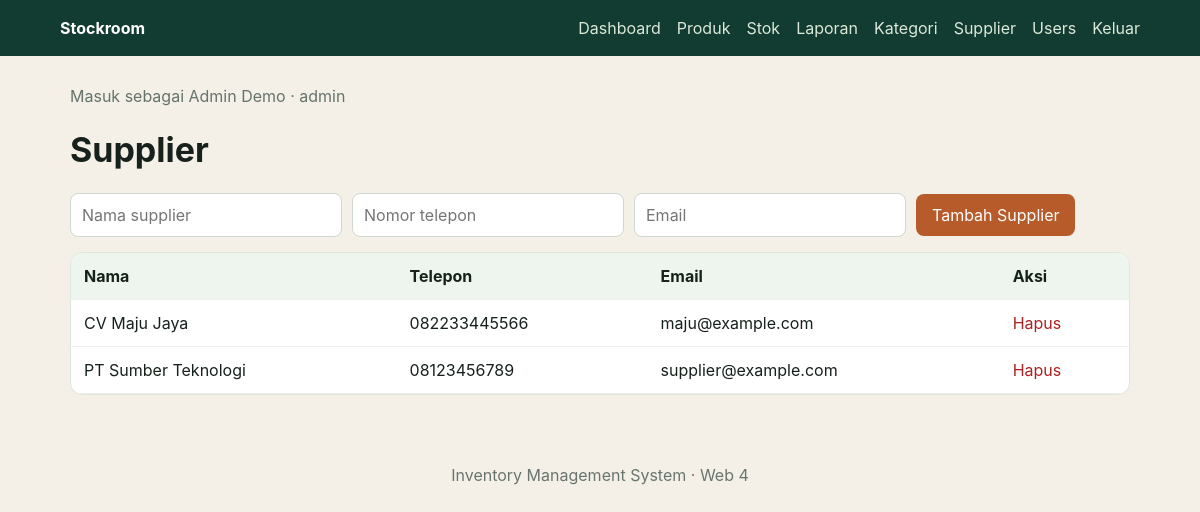
Screenshot of /suppliers/index.php (signed in) with the database file from the repository.
### tables this page shows
CREATE TABLE suppliers (id INT AUTO_INCREMENT PRIMARY KEY, name VARCHAR(150) NOT NULL, phone VARCHAR(30), email VARCHAR(150), created_at TIMESTAMP DEFAULT CURRENT_TIMESTAMP);

### config/database.php (called while the page is built)
<?php
function db(): PDO { static $pdo; if ($pdo) return $pdo; $host=getenv('DB_HOST')?:'127.0.0.1'; $name=getenv('DB_NAME')?:'inventory_db'; $user=getenv('DB_USER')?:'root'; $pass=getenv('DB_PASS')?:''; $pdo=new PDO("mysql:host=$host;dbname=$name;charset=utf8mb4",$user,$pass,[PDO::ATTR_ERRMODE=>PDO::ERRMODE_EXCEPTION,PDO::ATTR_DEFAULT_FETCH_MODE=>PDO::FETCH_ASSOC]); return $pdo; }

### public/suppliers/index.php (the view, shortened to what this page needs)
<?php
require_once __DIR__ . '/../../helpers/bootstrap.php';
$rows = db()->query(
    'SELECT * FROM suppliers ORDER BY id DESC'
)->fetchAll();
?>
<h1>Supplier</h1>
<form class="inline-form" method="post">
    <input
        type="text"
        name="name"
        placeholder="Nama supplier"
        required
    >
    <input
        type="text"
        name="phone"
        placeholder="Nomor telepon"
    >
    <input
        type="email"
        name="email"
        placeholder="Email"
    >
    <button type="submit">Tambah Supplier</button>
</form>
<table>
    <thead>
        <tr>
            <th>Nama</th>
            <th>Telepon</th>
            <th>Email</th>
            <th>Aksi</th>
        </tr>
    </thead>
    <tbody>
        <?php foreach ($rows as $row): ?>
            <tr>
                <td><?= e($row['name']) ?></td>
                <td><?= e($row['phone'] ?? '') ?></td>
                <td><?= e($row['email'] ?? '') ?></td>
                <td>
                    <a
                        class="danger"
                        href="?delete=<?= (int) $row['id'] ?>"
                        onclick="return confirm('Yakin ingin menghapus supplier ini?')"
                    >
                        Hapus
                    </a>
                </td>
            </tr>
        <?php endforeach; ?>
    </tbody>
</table>

### assets/css/app.css (style rules this page uses)
:root { font-family:Inter,system-ui,sans-serif;color:#17211b;background:#f4f0e8 }
* { box-sizing:border-box }
body { margin:0 }
a { color:#17624d;text-decoration:none }
h1 { font-size:34px }
.cards div,.panel,table { background:#fff;border:1px solid #dfe4dd;border-radius:12px;padding:18px }
table { width:100%;border-collapse:separate;border-spacing:0;padding:0;overflow:hidden }
th,td { padding:13px;text-align:left;border-bottom:1px solid #edf0eb }
th { background:#eef5ee }
.toolbar,.filters,.inline-form { display:flex;gap:10px;align-items:center;margin:15px 0;flex-wrap:wrap }
input,select,button { padding:11px;border:1px solid #cfd8cf;border-radius:8px;font:inherit }
button,.button { background:#b75b2a;color:white;border:0;padding:11px 16px;border-radius:8px;cursor:pointer }
.danger { color:#a22 }

### rows the page displays
suppliers: name "CV Maju Jaya", phone "082233445566", email "maju@example.com"
suppliers: name "PT Sumber Teknologi", phone "08123456789", email "supplier@example.com"

### other values shown
$u['name'] "Admin Demo"
$u['role'] "admin"
